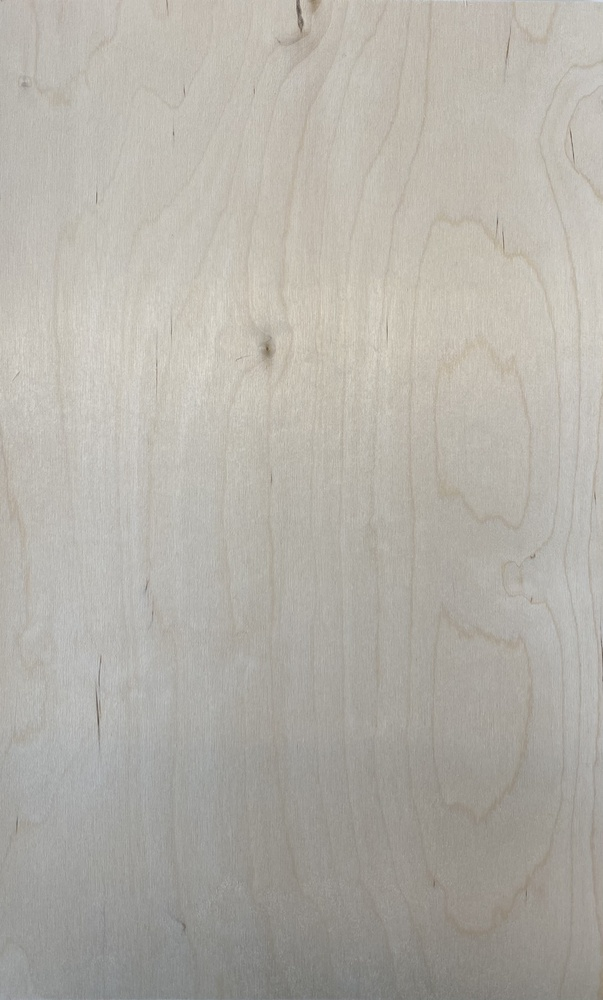
#> input picture images/IMG-1995.jpg, 603 x 1000 px, shrunk from 2266 x 3759 before the run
$ python rotate.py images/IMG-1995.jpg
#> lines starting #> are read from the running program, lines starting #| are printed output that depends on the picture
import cv2, sys
from scipy.ndimage import rotate

img_path = sys.argv[1]
print(img_path)
img = cv2.imread(img_path)
#> img is the input picture: shape (1000, 603, 3); mean B, G, R 168, 175.7, 179.1
print(img.shape)
#| (1000, 603, 3)
landscape = rotate(img, 90)
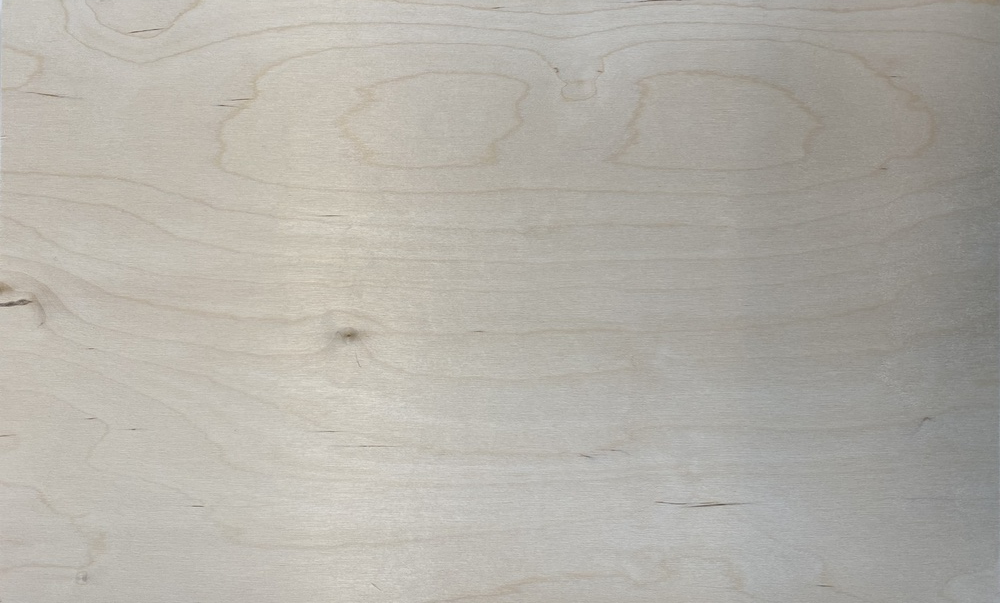
#> landscape: shape (603, 1000, 3); mean B, G, R 168, 175.7, 179.1
write_location = "rotated_" + img_path
print(write_location);
cv2.imwrite(write_location, landscape)

$ run again, on images/cropartlight-6.jpg
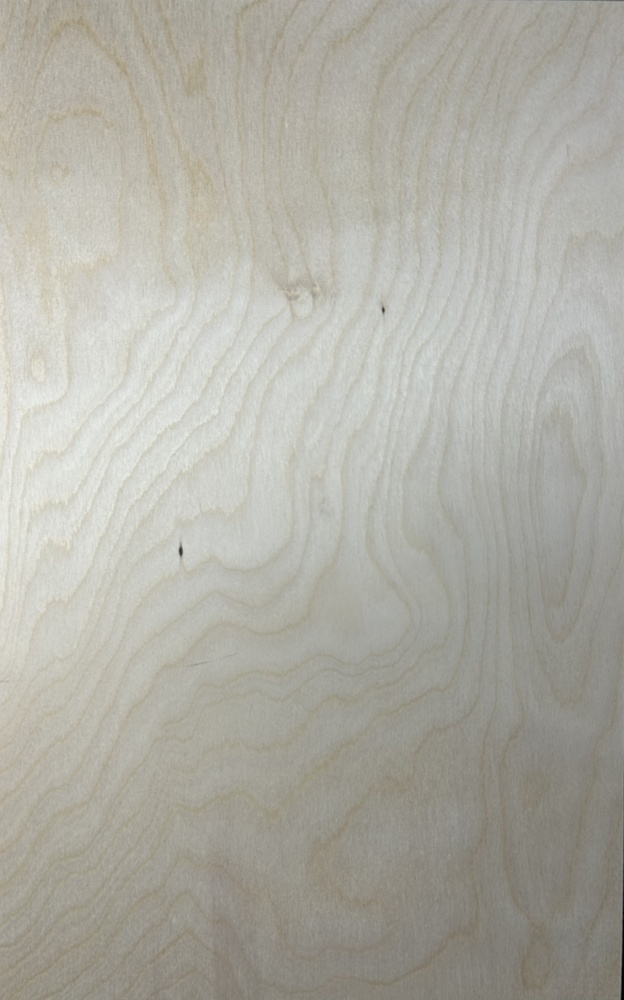
#> input picture images/cropartlight-6.jpg, 624 x 1000 px, shrunk from 2471 x 3958 before the run
#> img is the input picture: shape (1000, 624, 3); mean B, G, R 164.1, 173.3, 174.7
#| (1000, 624, 3)
#> `landscape = rotate(img, 90)`:
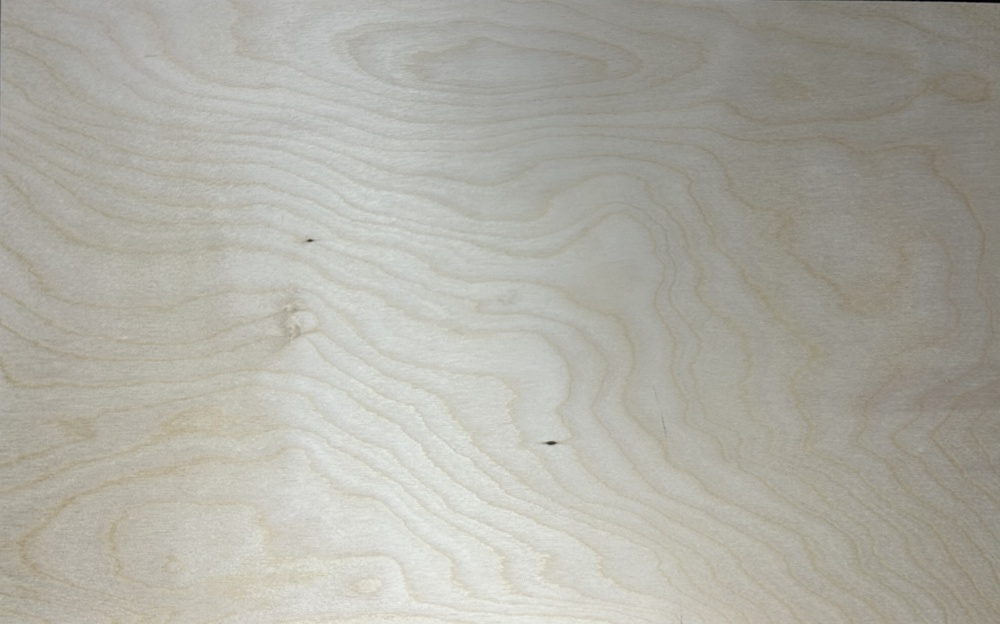
#> landscape: shape (624, 1000, 3); mean B, G, R 164.1, 173.3, 174.7

$ run again, on images/cropartlight.jpg
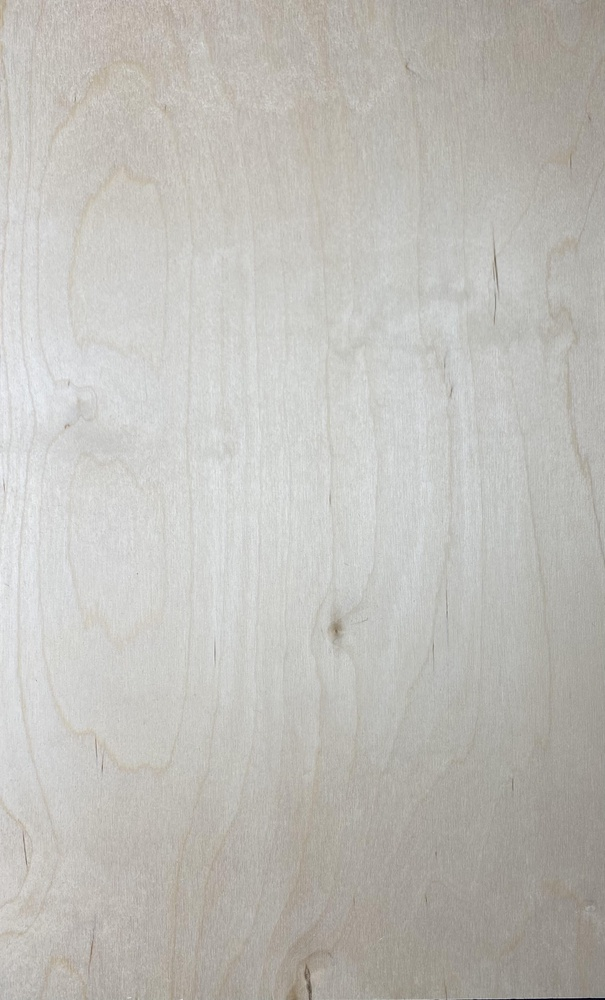
#> input picture images/cropartlight.jpg, 605 x 1000 px, shrunk from 2270 x 3751 before the run
#> img is the input picture: shape (1000, 605, 3); mean B, G, R 184.6, 189.7, 191.5
#| (1000, 605, 3)
#> `landscape = rotate(img, 90)`:
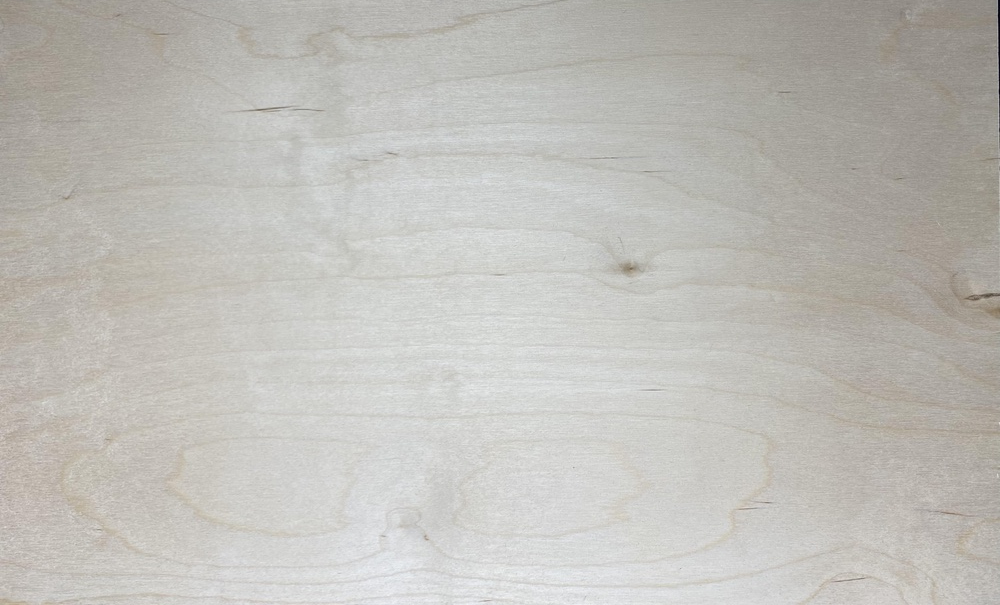
#> landscape: shape (605, 1000, 3); mean B, G, R 184.6, 189.7, 191.5
